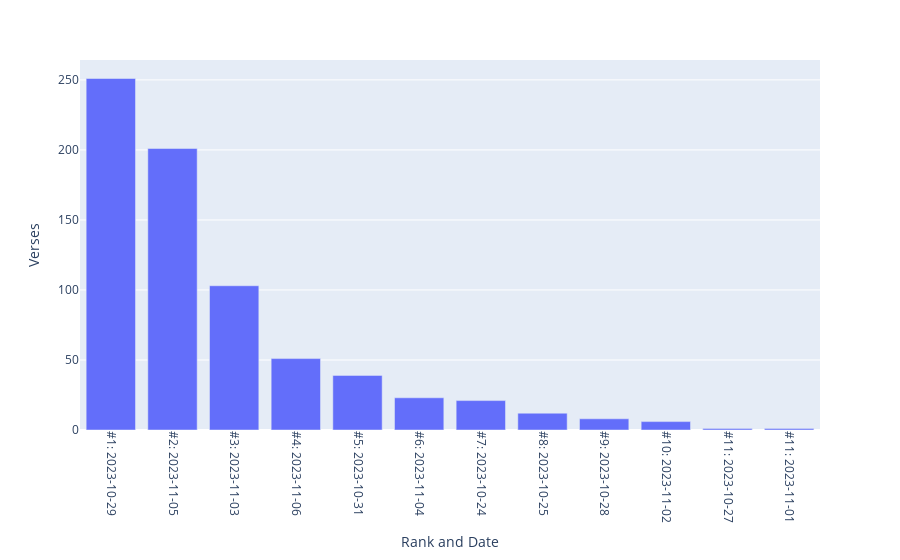

Notebook code cell kept with this figure:
### Code cell
fig_top_dates_by_verses = px.bar(df_top_dates_by_verses, 
x = 'Rank and Date', y = 'Verses')
fig_top_dates_by_verses.update_xaxes(tickangle = 90)
fig_top_dates_by_verses.write_html('Analyses/top_dates_by_verses.html')
fig_top_dates_by_verses.write_image(
    'Analyses/top_dates_by_verses.png', 
    width = 1920, height = 1080, engine = 'kaleido', scale = 2)
fig_top_dates_by_verses

### Figure 1 — Plotly figure (JSON) as saved in the notebook; plotly's stock layout.template omitted (floating-point values rounded to 4 significant figures)
{"data": [{"alignmentgroup": "True", "hovertemplate": "Rank and Date=%{x}<br>Verses=%{y}<extra></extra>", "legendgroup": "", "marker": {"color": "#636efa", "pattern": {"shape": ""}}, "name": "", "offsetgroup": "", "orientation": "v", "showlegend": false, "textposition": "auto", "type": "bar", "x": ["#1: 2023-10-29", "#2: 2023-11-05", "#3: 2023-11-03", "#4: 2023-11-06", "#5: 2023-10-31", "#6: 2023-11-04", "#7: 2023-10-24", "#8: 2023-10-25", "#9: 2023-10-28", "#10: 2023-11-02", "#11: 2023-10-27", "#11: 2023-11-01"], "xaxis": "x", "y": [251, 201, 103, 51, 39, 23, 21, 12, 8, 6, 1, 1], "yaxis": "y"}], "layout": {"barmode": "relative", "legend": {"tracegroupgap": 0}, "margin": {"t": 60}, "xaxis": {"anchor": "y", "domain": [0, 1], "tickangle": 90, "title": {"text": "Rank and Date"}}, "yaxis": {"anchor": "x", "domain": [0, 1], "title": {"text": "Verses"}}}}
